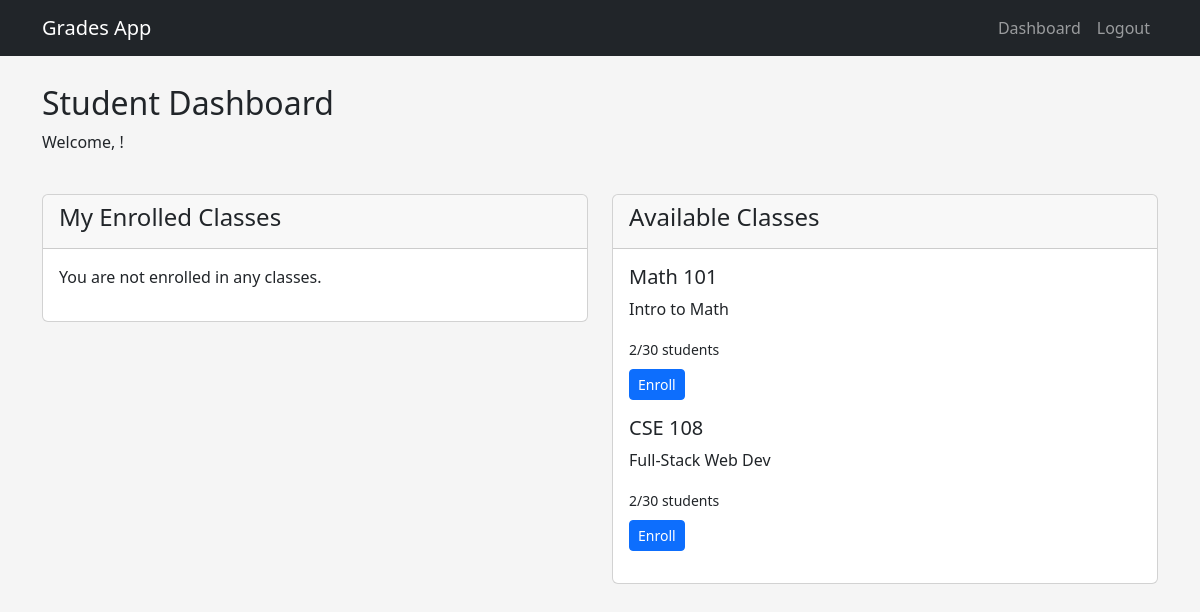
Page /student (signed in) on the earlier database version.
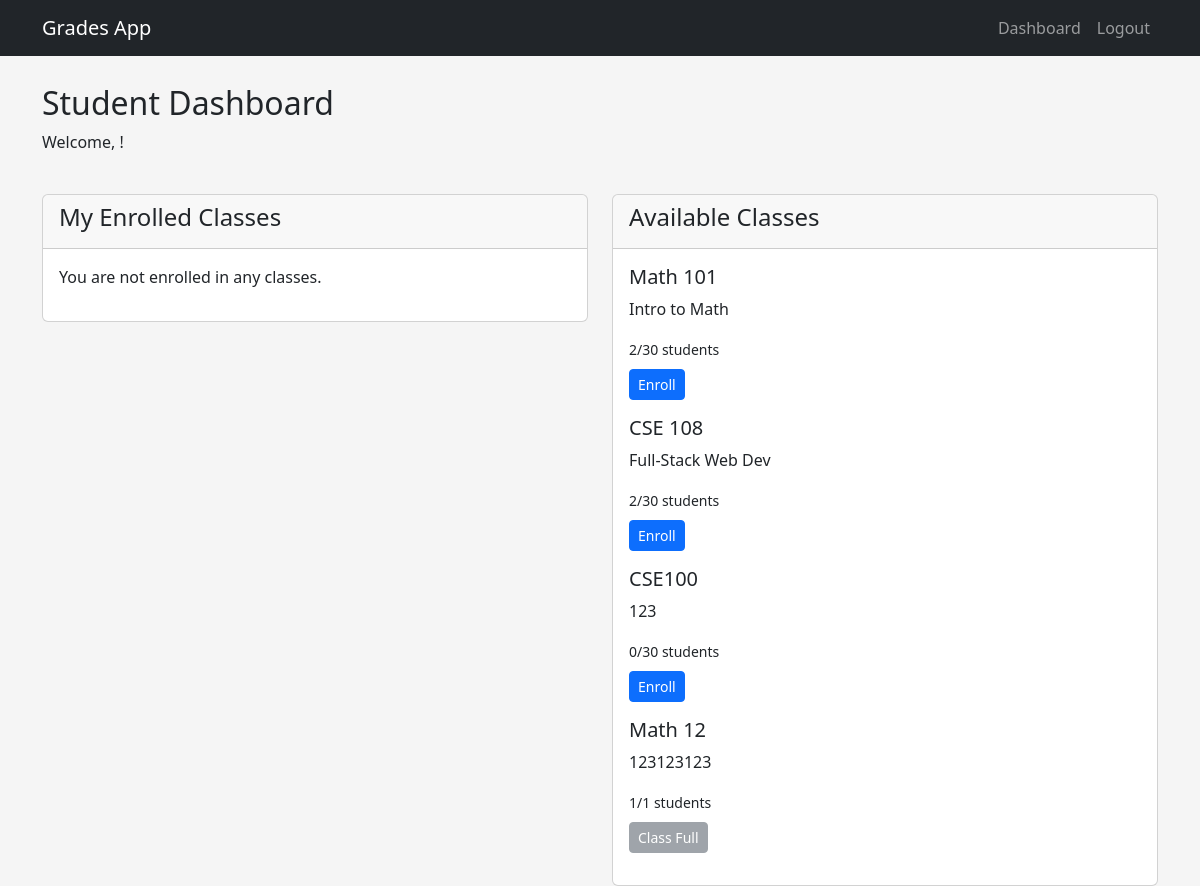
Same page on the later database version.
### app.py (models this page shows)
class Class(db.Model):
    __tablename__ = 'classes'
    id = db.Column(db.Integer, primary_key=True)
    name = db.Column(db.String(100), nullable=False)
    description = db.Column(db.Text)
    capacity = db.Column(db.Integer, default=30)
    teacher_id = db.Column(db.Integer, nullable=True)
    created_at = db.Column(db.DateTime, default=datetime.utcnow)
    enrollments = db.relationship('Enrollment', backref='class_obj', lazy=True)
    def current_enrollment_count(self):
        return len(self.enrollments)
    def is_full(self):
        return self.current_enrollment_count() >= self.capacity

### app.py (the view)
@app.route('/student')
def student():
    if 'role' not in session or session['role'] != 'student':
        return redirect(url_for('login'))
    user = User.query.filter_by(email=session['email']).first()
    enrolled_classes = []
    if user:
        enrollments = Enrollment.query.filter_by(student_id=user.id).all()
        enrolled_classes = [Class.query.get(e.class_id) for e in enrollments]
    classes = Class.query.all()
    return render_template('student.html', user=user, classes=classes, enrolled_classes=enrolled_classes)

### templates/student.html (shortened to what this page needs)
{% extends "base.html" %}
{% block nav_items %}
<li class="nav-item">
    <a class="nav-link" href="{{ url_for('student') }}">Dashboard</a>
</li>
<li class="nav-item">
    <a class="nav-link" href="{{ url_for('logout') }}">Logout</a>
</li>
{% endblock %}
{% block content %}
<div class="row mb-4">
    <div class="col">
        <h2>Student Dashboard</h2>
        <p>Welcome, {{ user.name }}!</p>
    </div>
</div>
<div class="row">
    <div class="col-md-6">
        <div class="card mb-4">
            <div class="card-header">
                <h4>My Enrolled Classes</h4>
            </div>
            <div class="card-body">
                {% if enrolled_classes %}
                    {% for class in enrolled_classes %}
                        <div class="mb-3">
                            <h5>{{ class.name }}</h5>
                            <p>{{ class.description }}</p>
                            <small>{{ class.current_enrollment_count() }}/{{ class.capacity }} students</small>
                        </div>
                    {% endfor %}
                {% else %}
                    <p>You are not enrolled in any classes.</p>
                {% endif %}
            </div>
        </div>
    </div>
    <div class="col-md-6">
        <div class="card">
            <div class="card-header">
                <h4>Available Classes</h4>
            </div>
            <div class="card-body">
                {% if classes %}
                    {% for class in classes %}
                        <div class="mb-3">
                            <h5>{{ class.name }}</h5>
                            <p>{{ class.description }}</p>
                            <small>{{ class.current_enrollment_count() }}/{{ class.capacity }} students</small>
                            <div class="mt-2">
                                {% if not class.is_full() %}
                                    <form action="{{ url_for('enroll', class_id=class.id) }}" method="post">
                                        <button type="submit" class="btn btn-sm btn-primary">Enroll</button>
                                    </form>
                                {% else %}
                                    <button class="btn btn-sm btn-secondary" disabled>Class Full</button>
                                {% endif %}
                            </div>
                        </div>
                    {% endfor %}
                {% else %}
                    <p>No classes available.</p>
                {% endif %}
            </div>
        </div>
    </div>
</div>
{% endblock %}

### templates/base.html (shortened to what this page needs)
<!DOCTYPE html>
<html lang="en">
<head>
    <link href="https://cdn.jsdelivr.net/npm/bootstrap@5.3.0-alpha1/dist/css/bootstrap.min.css" rel="stylesheet">
</head>
<body>
    <nav class="navbar navbar-expand-lg navbar-dark bg-dark fixed-top">
        <div class="container">
            <a class="navbar-brand" href="/">Grades App</a>
            <div class="collapse navbar-collapse" id="navbarNav">
                <ul class="navbar-nav ms-auto">
                    {% block nav_items %}{% endblock %}
                </ul>
            </div>
        </div>
    </nav>
    <div class="container mt-4">
        {% block content %}{% endblock %}
    </div>
</body>
</html>

### templates/base.html (style rules this page uses)
body { padding-top: 60px; background-color: #f5f5f5; }

Differences in the rows shown:
added Class: name "CSE100", description "123", current_enrollment_count "0", capacity "30"
added Class: name "Math 12", description "123123123", current_enrollment_count "1", capacity "1", shows "Class Full"
